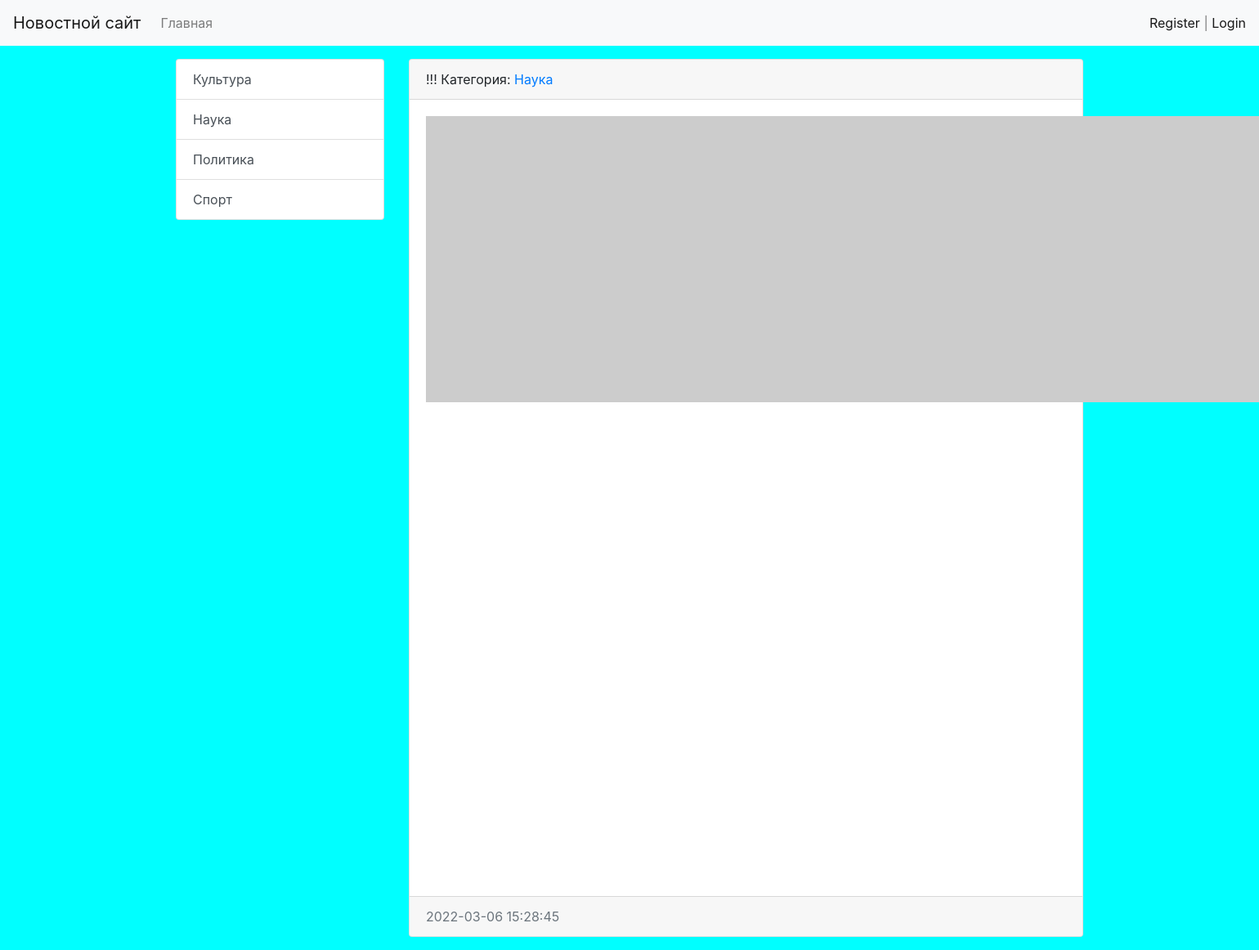
Page /category/4/ on the earlier database version.
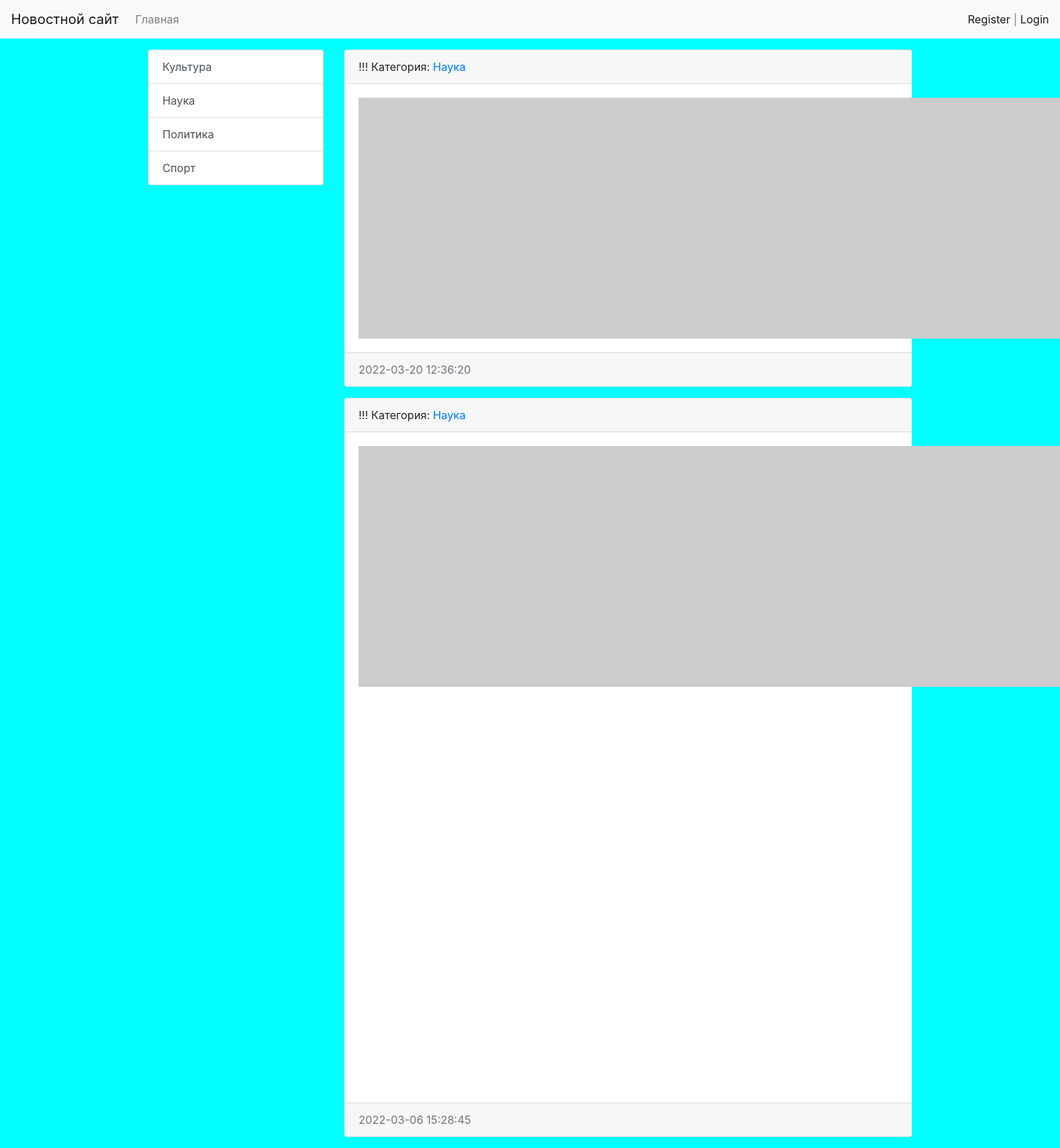
Same page on the later database version.
### news/models.py (models this page shows, shortened)
class Category(models.Model):
    title = models.CharField(max_length=150, db_index=True, verbose_name='Имя категории')
    def get_absolute_url(self):
        return reverse_lazy('category', kwargs={"category_id": self.pk})
    class Meta:
        verbose_name = 'Категория'
        verbose_name_plural = 'Категории'
        ordering = ['title']
    def __str__(self):
        return self.title

class News(models.Model):
    title = models.CharField(max_length=150, verbose_name='Наименование')
    content = models.TextField(blank=True, verbose_name='Контент')
    created_at = models.DateTimeField(auto_now_add=True, verbose_name='Дата публикации')
    updated_at = models.DateTimeField(auto_now=True, verbose_name='Обновлено')
    photo = models.ImageField(upload_to='photos/%Y/%m/%d/', verbose_name='Фото', blank=True)
    is_published = models.BooleanField(default=True, verbose_name='Опубликовано?')
    category = models.ForeignKey('Category', on_delete=models.PROTECT, verbose_name='Категория')
    views = models.IntegerField(default=0)
    class Meta:
        verbose_name = 'Новость'
        verbose_name_plural = 'Новости'
        ordering = ['-created_at']
    def get_absolute_url(self):
        return reverse_lazy('view_news', kwargs={"pk": self.pk})

### news/views.py (the view)
# urls.py: path('category/<int:category_id>/', NewsByCategory.as_view(extra_context={'title':'Какой то титл'}), name='category'),
class NewsByCategory(MyMixin, ListView):
    model = News
    template_name = 'news/home_news_list.html'
    context_object_name = 'news'
    allow_empty = False
    paginate_by = 2
    def get_queryset(self):
        return News.objects.filter(category_id=self.kwargs['category_id'], is_published=True).select_related('category')
    def get_context_data(self, *, object_list=None, **kwargs):
        context = super().get_context_data(**kwargs)
        context['title'] = Category.objects.get(pk=self.kwargs['category_id'])
        return context

### news/templatetags/news_tags.py (called while the page is built)
@register.inclusion_tag('news/list_categories.html')
def show_categories():
    categories = Category.objects.all()
    return {"categories": categories}

### news/templates/news/home_news_list.html (shortened to what this page needs)
{% extends "base.html" %}
{% block sidebar %}
{% include 'inc/_sidebar.html' %}
{% endblock %}
{% block content %}
{% for item in news %}
<div class="card mb-3">
    <div class="card-header">
       !!! Категория: <a href="{{ item.category.get_absolute_url }}">{{item.category}}</a>
    </div>
    <div class="card-body">
        <div class="media">
            {% if item.photo %}
            <img src="{{ item.photo.url }}" alt="" width="350" class="mr-3">
            {% else %}
            <img src="https://picsum.photos/id/1060/350/235/?blur=2" alt="" class="mr-3">
            {% endif %}
        </div>
    </div>
    <div class="card-footer text-muted">
        {{ item.created_at|date:"Y-m-d H:i:s" }}
    </div>
</div>
{% endfor %}
{% endblock %}

### templates/base.html (shortened to what this page needs)
<!doctype html>
{% load static %}
<html lang="en">
<head>
    <link rel="stylesheet" href="https://stackpath.bootstrapcdn.com/bootstrap/4.4.1/css/bootstrap.min.css"
>
    <link rel="stylesheet" href="{% static 'css/style.css'%}">
</head>
<body>
{% include 'inc/_nav.html' %}
<div class="container mt-3">
    <div class="row">
        <div class="col-md-3">{% block sidebar %}{% endblock %}</div>
        <div class="col-md-9">
            {% block content %}{% endblock %}
        </div>
    </div>
</div>
</body>
</html>

### templates/inc/_nav.html (shortened to what this page needs)
<nav class="navbar navbar-expand-lg navbar-light bg-light">
    <a class="navbar-brand" href="/">Новостной сайт</a>
    <div class="collapse navbar-collapse" id="navbarSupportedContent">
        <ul class="navbar-nav mr-auto">
            <li class="nav-item"><a class="nav-link" href="{% url 'home' %}">Главная</a></li>
        </ul>
        <span class="navbar-text">
            {% if request.user.is_authenticated %}
            Добро пожаловать, {{user.username}} | <a href="{% url 'logout' %}">Выход</a>
            {% else %}
            <a href="{% url 'register' %}">Register</a> | <a href="{% url 'login' %}">Login</a>
            {% endif %}
        </span>
    </div>
</nav>

### templates/inc/_sidebar.html (shortened to what this page needs)
{% load news_tags %}
{% show_categories %}

### news/templates/news/list_categories.html
<div class="list-group">
    {% for item in categories %}
    <a href="{{ item.get_absolute_url }}" class="list-group-item list-group-item-action">{{ item.title }}</a>
    {% endfor %}
</div>

### DjangoWEB/static/css/style.css (style rules this page uses)
body { background-color: aqua; }

Differences in the rows shown:
added News: category "Наука", created_at "2022-03-20 12:36:20"
